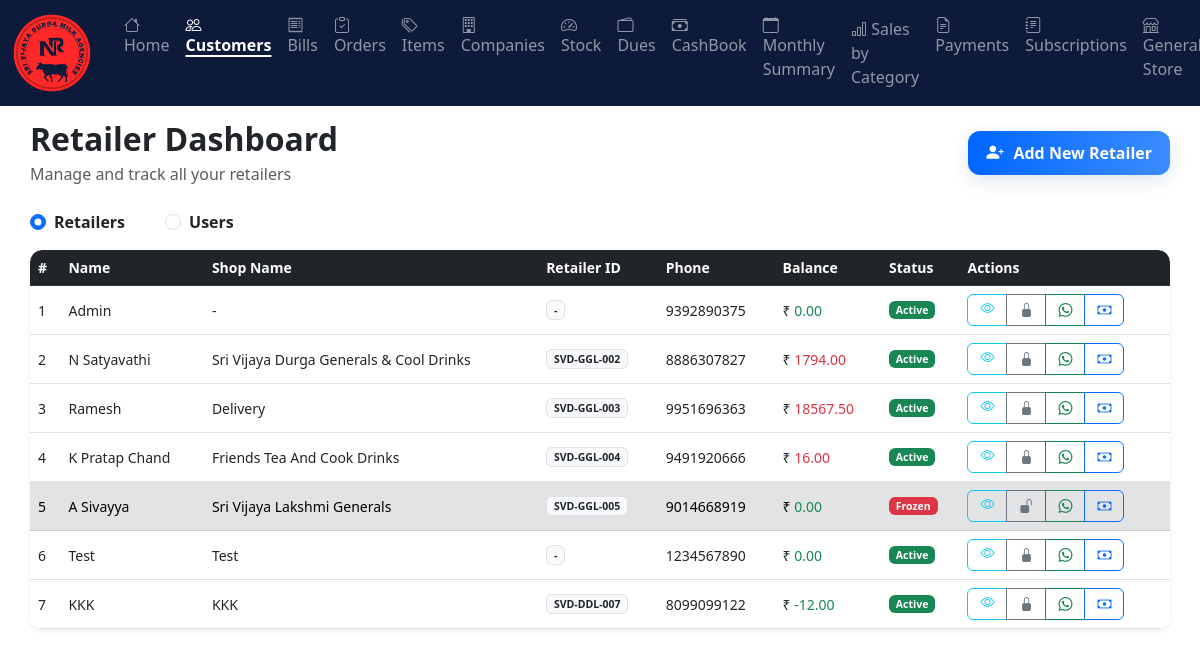
The page /milk_agency/customer-data/ (signed in) on the database as committed earlier.
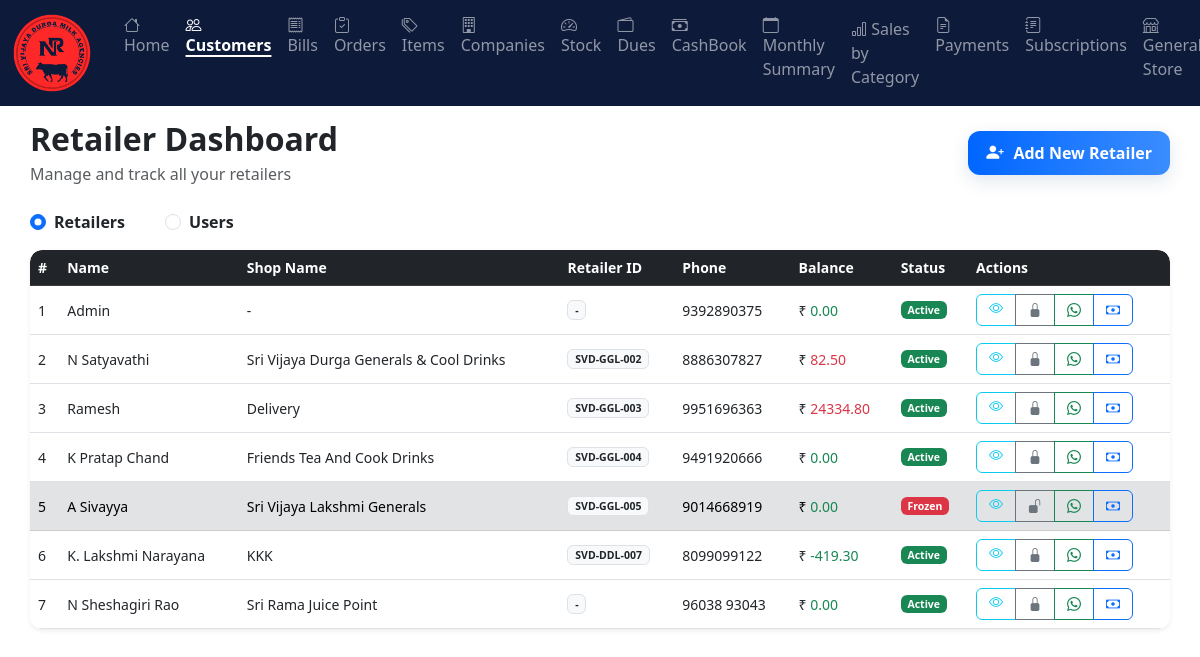
The same page on the database as committed later.
### milk_agency/models.py (models this page shows, shortened)
class Customer(AbstractBaseUser, PermissionsMixin):
    USER_TYPE_CHOICES = [
        ('retailer', 'Retailer'),
        ('user', 'User'),
        ('delivery', 'Delivery'),
    ]
    phone = models.CharField(max_length=20, unique=True, help_text="Phone number for login")
    name = models.CharField(max_length=255)
    shop_name = models.CharField(max_length=255, blank=True, help_text="Name of the customer's shop")
    retailer_id = models.CharField(max_length=100, blank=True, help_text="Unique identifier for the retailer")
    flat_number = models.CharField(max_length=255, blank=True)
    area = models.CharField(max_length=255, blank=True)
    pin_code = models.CharField(max_length=10, blank=True)
    city = models.CharField(max_length=100, blank=True)
    state = models.CharField(max_length=100, blank=True)
    due = models.DecimalField(max_digits=12, decimal_places=2, default=0, help_text="Customer's current balance")
    user_type = models.CharField(
        max_length=20,
        choices=USER_TYPE_CHOICES,
        default='retailer'   # choose safest default for your system
    )
    is_commissioned = models.BooleanField(default=False, help_text="Whether this customer is eligible for commission calculation")
    is_delivery = models.BooleanField(default=False, help_text="Whether this customer is eligible for delivery")
    frozen = models.BooleanField(default=False)
    last_login = models.DateTimeField(blank=True, null=True)
    is_active = models.BooleanField(default=True)
    is_staff = models.BooleanField(default=False)  # Needed to access admin site
    objects = CustomerManager()
    USERNAME_FIELD = "phone"
    REQUIRED_FIELDS = ["name"]
    groups = models.ManyToManyField(
        'auth.Group',
        related_name='customer_groups',
        blank=True,
        help_text='The groups this customer belongs to.',
        verbose_name='groups',
    )
    user_permissions = models.ManyToManyField(
        'auth.Permission',
        related_name='customer_permissions',
        blank=True,
        help_text='Specific permissions for this customer.',
        verbose_name='user permissions',
    )
    class Meta:
        ordering = ["name"]
    def get_actual_due(self):
        total_billed = self.bills.filter(
        is_deleted=False
    ).aggregate(total=Sum('total_amount'))['total'] or 0
        total_paid = self.customerpayment_set.filter(
            status="SUCCESS"
        ).aggregate(total=Sum('amount'))['total'] or 0
        total_commission = self.monthly_commissions.filter(
            status=True
        ).aggregate(total=Sum('commission_amount'))['total'] or 0
        return total_billed - total_paid - total_commission

### milk_agency/views_customer.py (the view, shortened to what this page needs)
# urls.py: path('customer-data/', views_customer.customer_data, name='customer_data'),
@login_required
def customer_data(request):
    area_filter = request.GET.get('area', '').strip()
    id_filter = request.GET.get('id', '').strip()
    customer_type = request.GET.get('type', 'retailer').strip().lower()
    if customer_type not in ['retailer', 'user']:
        customer_type = 'retailer'
    customers = Customer.objects.filter(user_type=customer_type).order_by('id')
    if area_filter and area_filter != "All":
        customers = customers.filter(area__icontains=area_filter)
    if id_filter and id_filter != "All":
        if id_filter.isdigit():
            customers = customers.filter(id=id_filter)
        else:
            customers = customers.filter(name__icontains=id_filter)
    for c in customers:
        c.total_balance = c.get_actual_due()
    areas = Customer.objects.filter(user_type=customer_type).exclude(area__isnull=True).exclude(area='').values_list('area', flat=True).distinct()
    names = list(Customer.objects.filter(user_type=customer_type).values_list('id', 'name').order_by('name'))
    return render(request, 'milk_agency/customer/customer_data.html', {
        'customers': customers,
        'areas': areas,
        'names': names,
        'selected_area': area_filter,
        'selected_id': id_filter,
        'selected_type': customer_type,
    })

### customer_portal/authentication.py (called while the page is built)
    def get_user(self, user_id):
        try:
            return Customer.objects.get(pk=user_id)
        except Customer.DoesNotExist:
            return None

### templates/milk_agency/customer/customer_data.html (shortened to what the changed rows need)
{% extends "milk_agency/home/base.html" %}
{% load static %}
{% block content %}
<div class="container-fluid py-4">
  <div class="d-flex justify-content-between align-items-center mb-4">
    <div>
      <h2 class="fw-bold mb-1">{{ selected_type|title }} Dashboard</h2>
    </div>
  </div>
  <div class="d-none d-md-block">
    <div class="card shadow-sm border-0">
      <div class="card-body p-0">
        <div class="table-responsive">
          <table class="table table-hover mb-0" id="customersTable">
            <thead class="table-dark">
              <tr>
                <th>#</th>
                <th>Name</th>
                <th>Shop Name</th>
                <th>{% if selected_type == 'user' %}User ID{% else %}Retailer ID{% endif %}</th>
                <th>Phone</th>
                <th>Balance</th>
                <th>Status</th>
                <th>Actions</th>
              </tr>
            </thead>
            <tbody>
              {% for customer in customers %}
              <tr data-customer-id="{{ customer.id }}" class="align-middle {% if customer.frozen %}table-secondary{% endif %}">
                <td>{{ forloop.counter }}</td>
                <td class="fw-medium">{{ customer.name }}</td>
                <td>{{ customer.shop_name|default:"-" }}</td>
                <td><span class="badge bg-light text-dark border">{{ customer.retailer_id|default:"-" }}</span></td>
                <td>{{ customer.phone }}</td>
                <td class="balance-cell">
                  &#8377;<span class="balance-value {% if customer.due > 0 %}text-danger{% else %}text-success{% endif %}">
                    {{ customer.due|default:0|floatformat:2 }}
                  </span>
                </td>
                <td class="status-cell">
                  {% if customer.frozen %}
                    <span class="badge bg-danger">Frozen</span>
                  {% else %}
                    <span class="badge bg-success">Active</span>
                  {% endif %}
                </td>
                <td>
                  <div class="btn-group">
                    <a href="{% if selected_type == 'user' %}{% url 'milk_agency:edit_user' customer.id %}{% else %}{% url 'milk_agency:edit_customer' customer.id %}{% endif %}" class="btn btn-sm btn-outline-info"><i class="bi bi-eye"></i></a>
                    <button class="btn btn-sm freeze-btn btn-outline-{% if customer.frozen %}success{% else %}secondary{% endif %}"
                        data-customer-id="{{ customer.id }}">
                      <i class="bi bi-{% if customer.frozen %}unlock-fill{% else %}lock-fill{% endif %}"></i>
                    </button>
                    <button type="button"
                      class="btn btn-sm btn-outline-success send-whatsapp"
                      data-phone="{{ customer.phone }}"
                      data-name="{{ customer.name|escapejs }}"
                      data-due="{{ customer.due }}">
                      <i class="bi bi-whatsapp"></i>
                    </button>
                    <button class="btn btn-sm btn-outline-primary balance-btn"
                        data-customer-id="{{ customer.id }}"
                        data-customer-name="{{ customer.name|escapejs }}"
                        data-current-balance="{{ customer.due }}">
                      <i class="bi bi-cash"></i>
                    </button>
                  </div>
                </td>
              </tr>
              {% endfor %}
            </tbody>
          </table>
        </div>
      </div>
    </div>
  </div>
</div>
{% endblock %}

Rows that differ between the two databases and show on the page:
no longer on this page (row edited): Customer: name "Test", shop_name "Test", retailer_id "-", phone "1234567890", due "0.00", frozen "Active"
changed Customer "N Satyavathi": due "1794.00" → "82.50"
changed Customer "Ramesh": due "18567.50" → "24334.80"
changed Customer "K Pratap Chand": due "16.00" → "0.00"
changed Customer "KKK": name "KKK" → "K. Lakshmi Narayana"; due "-12.00" → "-419.30"
added Customer: name "N Sheshagiri Rao", shop_name "Sri Rama Juice Point", retailer_id "-", phone "96038 93043", due "0.00", frozen "Active"
